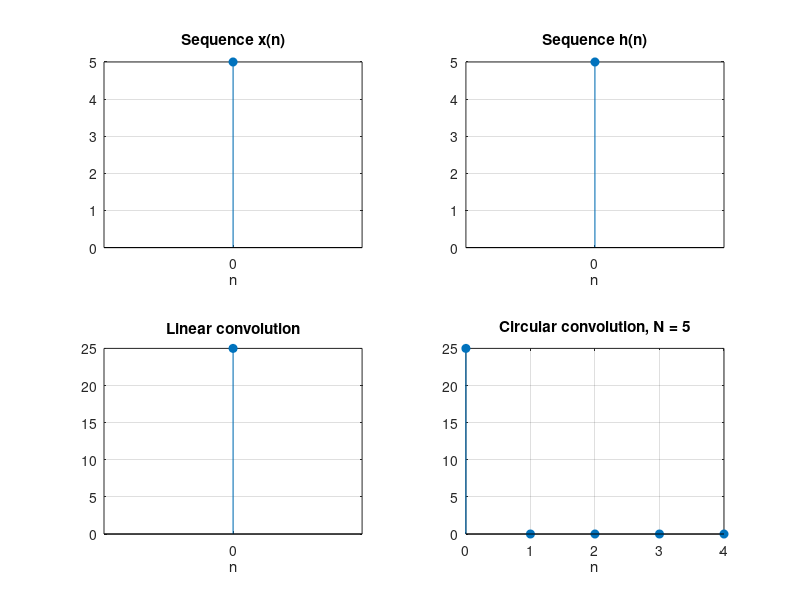

MATLAB code for this plot:
clc; clear; close all;
x = input('Enter the sequence x(n) = ');
h = input('Enter the sequence h(n) = ');
N = input('Enter the length N of the circular convolution = ');
L = length(x) + length(h) - 1;

yl = conv(x, h);
yc = cconv(x, h, N);
yf = cconv(x, h, L);
fprintf('\n%-34s = [ %s]\n', 'Linear convolution', sprintf('%g ', yl));
fprintf('%-34s = [ %s]\n', sprintf('Circular convolution, N = %d', N), sprintf('%g ', yc));
fprintf('%-34s = [ %s]\n', sprintf('Circular convolution, N = %d', L), sprintf('%g ', yf));

S = {x, h, yl, yc};
s = {'Sequence x(n)', 'Sequence h(n)', 'Linear convolution', sprintf('Circular convolution, N = %d', N)};
for i = 1:4
    subplot(2,2,i); stem(0:length(S{i})-1, S{i}, 'filled'); title(s{i});
    xlabel('n'); set(gca, 'XTick', 0:length(S{i})-1); grid on;
end
